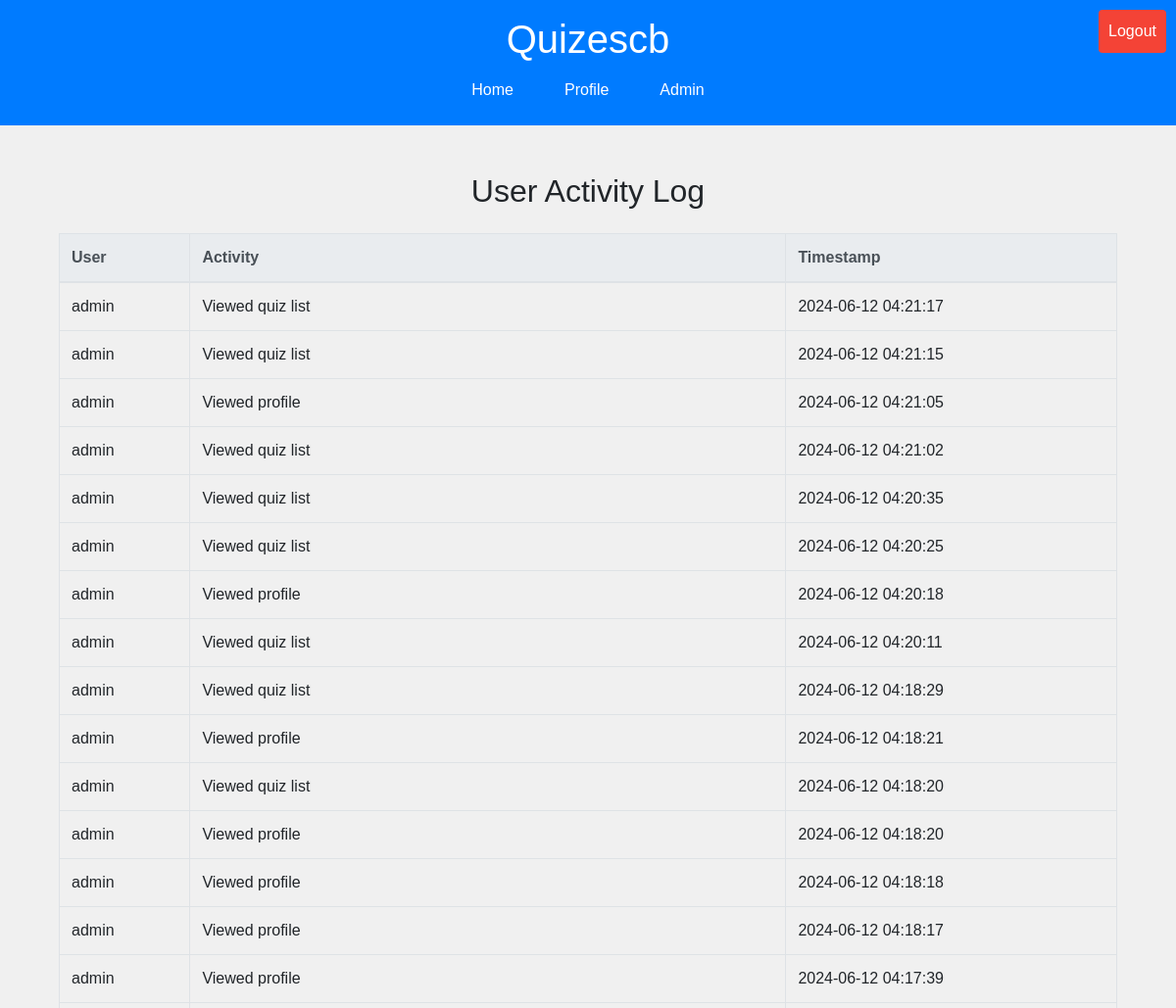
Page /activity_log/ (signed in, upper part) on the earlier database version.
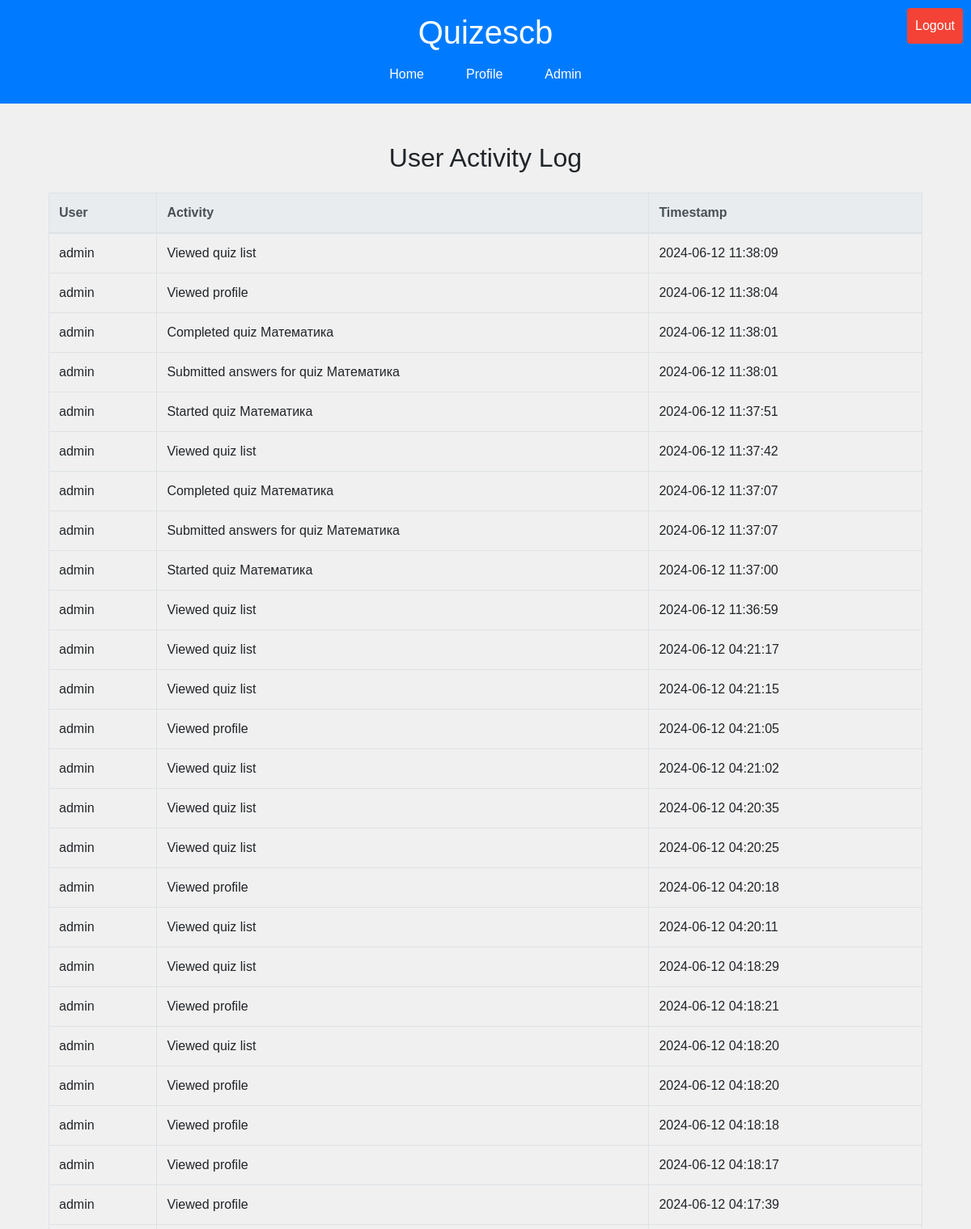
Same page on the later database version.
### quizzes/models.py (models this page shows, shortened)
class UserActivityLog(models.Model):
    user = models.ForeignKey(User, on_delete=models.CASCADE)
    activity = models.CharField(max_length=255)
    timestamp = models.DateTimeField(default=timezone.now)

### quizzes/views.py (the view)
# urls.py: path('activity_log/', quiz_views.activity_log, name='activity_log'),
@login_required
def activity_log(request):
    if not request.user.is_staff:
        return redirect('quiz_list')
    logs = UserActivityLog.objects.all().order_by('-timestamp')
    return render(request, 'quizzes/activity_log.html', {'logs': logs})

### quizzes/templates/quizzes/activity_log.html (shortened to what this page needs)
{% extends 'quizzes/base.html' %}
{% block content %}
<div class="container">
    <h2 class="text-center my-4">User Activity Log</h2>
    <table class="table table-bordered table-hover">
        <thead class="thead-light">
            <tr>
                <th>User</th>
                <th>Activity</th>
                <th>Timestamp</th>
            </tr>
        </thead>
        <tbody>
            {% for log in logs %}
                <tr>
                    <td>{{ log.user.username }}</td>
                    <td>{{ log.activity }}</td>
                    <td>{{ log.timestamp|date:"Y-m-d H:i:s" }}</td>
                </tr>
            {% endfor %}
        </tbody>
    </table>
</div>
{% endblock %}

Differences in the rows shown:
added UserActivityLog: user.username "admin", activity "Viewed quiz list", timestamp "2024-06-12 11:38:09"
added UserActivityLog: user.username "admin", activity "Viewed profile", timestamp "2024-06-12 11:38:04"
added UserActivityLog: user.username "admin", activity "Completed quiz Математика", timestamp "2024-06-12 11:38:01"
added UserActivityLog: user.username "admin", activity "Submitted answers for quiz Математика", timestamp "2024-06-12 11:38:01"
added UserActivityLog: user.username "admin", activity "Started quiz Математика", timestamp "2024-06-12 11:37:51"
added UserActivityLog: user.username "admin", activity "Viewed quiz list", timestamp "2024-06-12 11:37:42"
added UserActivityLog: user.username "admin", activity "Completed quiz Математика", timestamp "2024-06-12 11:37:07"
added UserActivityLog: user.username "admin", activity "Submitted answers for quiz Математика", timestamp "2024-06-12 11:37:07"
added UserActivityLog: user.username "admin", activity "Started quiz Математика", timestamp "2024-06-12 11:37:00"
added UserActivityLog: user.username "admin", activity "Viewed quiz list", timestamp "2024-06-12 11:36:59"
